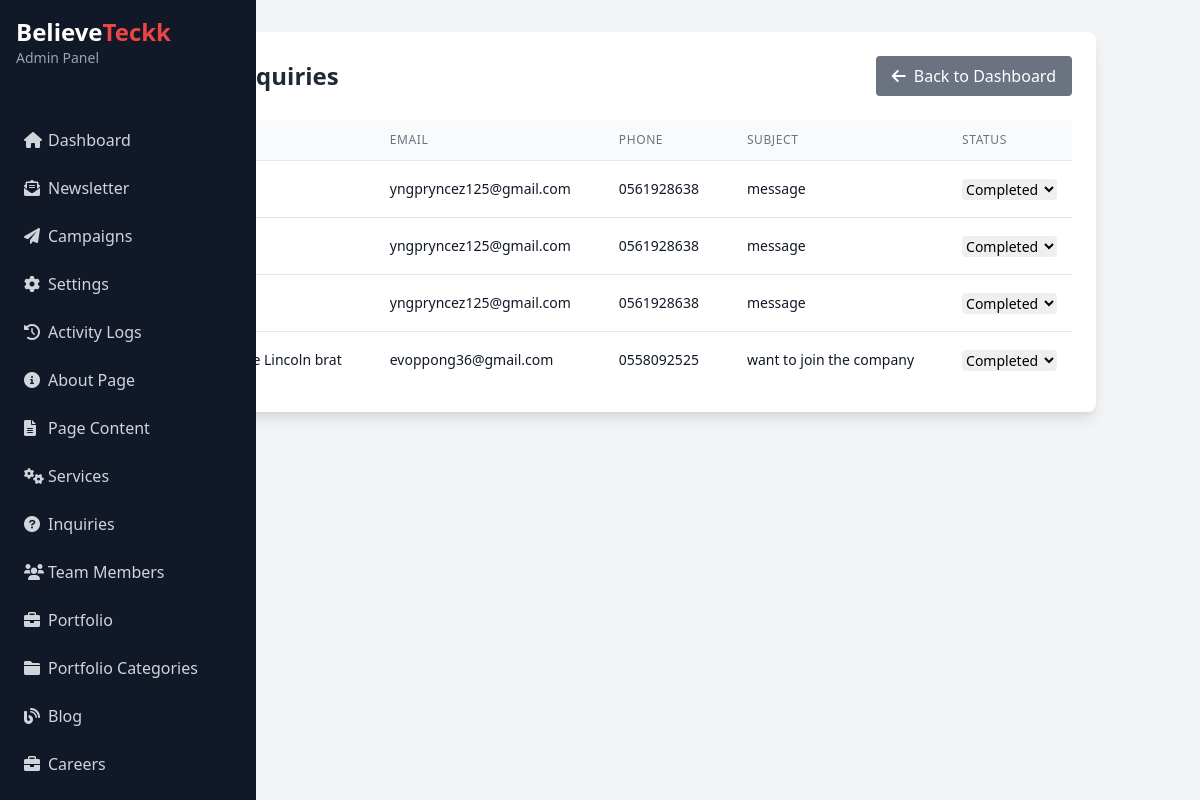
/admin/inquiries.php, run on the app's committed database.
### tables this page shows
CREATE TABLE `inquiries` (
  `id` int(11) NOT NULL,
  `name` varchar(100) NOT NULL,
  `email` varchar(100) NOT NULL,
  `phone` varchar(20) DEFAULT NULL,
  `subject` varchar(200) NOT NULL,
  `message` text NOT NULL,
  `status` enum('pending','in_progress','completed','archived') DEFAULT 'pending',
  `created_at` timestamp NOT NULL DEFAULT current_timestamp(),
  `updated_at` timestamp NOT NULL DEFAULT current_timestamp() ON UPDATE current_timestamp()
);

### classes/Admin.php (called while the page is built, shortened)
<?php
class Admin extends Model {
    protected $db;
    public function __construct($db) {
        $this->db = $db;
    }
    public function getInquiries() {
        $sql = "SELECT * FROM inquiries ORDER BY created_at DESC";
        return $this->db->query($sql)->fetchAll();
    }
}

### admin/inquiries.php (the view, shortened to what this page needs)
<?php
require_once __DIR__ .'/../config/config.php';
require_once __DIR__ .'/../classes/Admin.php';
$db = Database::getInstance();
$admin = new Admin($db);
$inquiries = $admin->getInquiries();
?>
<!DOCTYPE html>
<html lang="en">
<head>
    <link href="https://cdn.jsdelivr.net/npm/tailwindcss@2.2.19/dist/tailwind.min.css" rel="stylesheet">
    <link rel="stylesheet" href="https://cdnjs.cloudflare.com/ajax/libs/font-awesome/6.0.0/css/all.min.css">
</head>
<body class="bg-gray-100">
<?php require_once('../includes/admin_sidebar.php'); ?>
    <div class="container mx-auto px-4 py-8">
        <div class="bg-white rounded-lg shadow-lg p-6">
            <div class="flex justify-between items-center mb-6">
                <h1 class="text-2xl font-bold text-gray-800">Manage Inquiries</h1>
                <div class="flex space-x-4">
                    <a href="dashboard.php" class="bg-gray-500 text-white px-4 py-2 rounded hover:bg-gray-600 transition duration-300">
                        <i class="fas fa-arrow-left mr-2"></i>Back to Dashboard
                    </a>
                </div>
            </div>
            <div class="overflow-x-auto">
                <table class="min-w-full divide-y divide-gray-200">
                    <thead class="bg-gray-50">
                        <tr>
                            <th class="px-6 py-3 text-left text-xs font-medium text-gray-500 uppercase tracking-wider">ID</th>
                            <th class="px-6 py-3 text-left text-xs font-medium text-gray-500 uppercase tracking-wider">Name</th>
                            <th class="px-6 py-3 text-left text-xs font-medium text-gray-500 uppercase tracking-wider">Email</th>
                            <th class="px-6 py-3 text-left text-xs font-medium text-gray-500 uppercase tracking-wider">Phone</th>
                            <th class="px-6 py-3 text-left text-xs font-medium text-gray-500 uppercase tracking-wider">Subject</th>
                            <th class="px-6 py-3 text-left text-xs font-medium text-gray-500 uppercase tracking-wider">Status</th>
                        </tr>
                    </thead>
                    <tbody class="bg-white divide-y divide-gray-200">
                        <?php foreach ($inquiries as $inquiry): ?>
                            <tr>
                                <td class="px-6 py-4 whitespace-nowrap text-sm text-gray-900"><?php echo $inquiry['id']; ?></td>
                                <td class="px-6 py-4 whitespace-nowrap text-sm text-gray-900"><?php echo htmlspecialchars($inquiry['name']); ?></td>
                                <td class="px-6 py-4 whitespace-nowrap text-sm text-gray-900"><?php echo htmlspecialchars($inquiry['email']); ?></td>
                                <td class="px-6 py-4 whitespace-nowrap text-sm text-gray-900"><?php echo htmlspecialchars($inquiry['phone']); ?></td>
                                <td class="px-6 py-4 whitespace-nowrap text-sm text-gray-900"><?php echo htmlspecialchars($inquiry['subject']); ?></td>
                                <td class="px-6 py-4 whitespace-nowrap">
                                    <form method="POST" class="inline">
                                        <select name="status" onchange="this.form.submit()"
                                                class="text-sm rounded border-gray-300 focus:border-red-500 focus:ring-red-500">
                                            <option value="completed" <?php echo $inquiry['status'] === 'completed' ? 'selected' : ''; ?>>Completed</option>
                                        </select>
                                    </form>
                                </td>
                            </tr>
                        <?php endforeach; ?>
                    </tbody>
                </table>
            </div>
        </div>
    </div>
</body>
</html>

### data on the page
inquiries: email "yngpryncez125@gmail.com", phone "0561928638", subject "message", status "Completed"
inquiries: email "yngpryncez125@gmail.com", phone "0561928638", subject "message", status "Completed"
inquiries: email "yngpryncez125@gmail.com", phone "0561928638", subject "message", status "Completed"
inquiries: name "believe Lincoln brat", email "evoppong36@gmail.com", phone "0558092525", subject "want to join the company", status "Completed"
